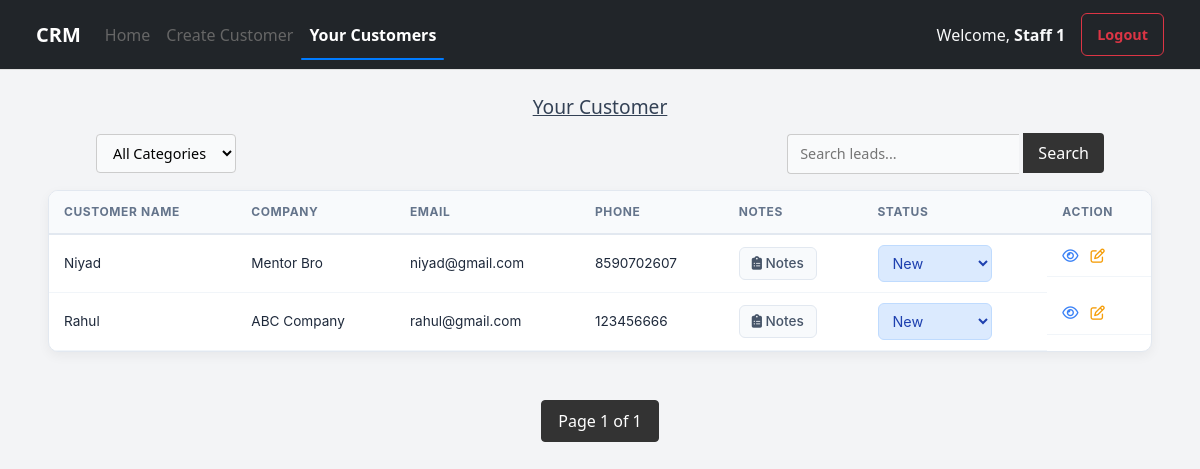
Page /customer-list/ (signed in) on the committed database.
### crm/models.py (models this page shows, shortened)
class Customer(models.Model):
    LEAD_STATUS = [
        ('new', 'New'),
        ('contacted', 'Contacted'),
        ('follow_up', 'Follow Up'),
        ('converted', 'Converted'),
        ('lost', 'Lost'),
    ]
    name =  models.CharField(max_length=100)
    email = models.EmailField(unique=True)
    phone = models.IntegerField()
    company = models.CharField(max_length=100, blank=True)
    lead_status = models.CharField(max_length=20, choices=LEAD_STATUS, default='new')
    favorite_category = models.CharField(max_length=50,choices=CATEGORY_CHOICES)
    assigned_user = models.ForeignKey(User, on_delete=models.CASCADE, related_name='customers',blank=True,null=True)
    created_at = models.DateTimeField(auto_now_add=True)

### crm/views.py (the view, shortened to what this page needs)
# urls.py: path('customer-list/',customer_list,name="customer-list"),
@login_required
def customer_list(request):
    if not request.user.is_active:
        return redirect('login')
    if request.user.is_superuser:
        customers = Customer.objects.all()
        items_per_page = 7
    else:
        customers = Customer.objects.filter(assigned_user=request.user)
        items_per_page = 6
    status_value = request.GET.get('status', 'all_category')
    customer_filter = request.GET.get('customer_filter', 'all')
    search_q = request.GET.get('q', '')
    if search_q:
        customers = customers.filter(Q(name__icontains=search_q) | Q(company__icontains=search_q))
    if customer_filter == 'assigned':
        customers = customers.filter(assigned_user__isnull=False)
    elif customer_filter == 'unassigned':
        customers = customers.filter(assigned_user__isnull=True)
    if status_value in ['new', 'contacted', 'follow_up', 'converted', 'lost']:
        customers = customers.filter(lead_status=status_value)
    paginator = Paginator(customers,items_per_page)
    page_number = request.GET.get('page')
    page_obj = paginator.get_page(page_number)
    return render(request,'customer_list.html',{'customer_list':page_obj,'active_filter':customer_filter,'active_status_value':status_value,'search_q':search_q})

### templates/customer_list.html (shortened to what this page needs)
{% extends 'base.html' %}
{% block navbar %}
    {% include 'navbar.html' %}
{% endblock navbar %}
{% block content %}
    {% if user.is_superuser or user.is_active %}
        <h3 class="dashboard-title">
            {% if user.is_superuser %}
                All Customer
            {% else %}
                Your Customer
            {% endif %}
        </h3>
        <div class="{% if user.super_user %} filter-toolbar {% else %} filter-toolbar2 {% endif %}">
            <div class="toolbar-item">
                <form method="get" action="{% url 'customer-list' %}">
                    <select class="custom-select" name="status"  onchange="this.form.submit()">
                        <option value="all_category" {% if active_status_value == 'all_category' %}selected{% endif %}>All Categories</option>
                    </select>
                </form>
            </div>
            <div class="toolbar-item">
                <div class="search-container">
                    <form action="{% url 'customer-list' %}" method="get">
                        <input type="text" name="q" value="{{search_q}}" placeholder="Search leads..." class="search-input">
                        <button type="submit" class="search-btn">Search</button>
                    </form>
                </div>
            </div>
        </div>
    {% else %}
        <h3 class="dashboard-title"></h3>
    {% endif %}
    <div class="table-wrapper">
        <table>
            <thead>
                <tr>
                    <th>Customer Name</th>
                    <th>Company</th>
                    <th>Email</th>
                    {% if user.is_superuser %}
                        <th>Assigned User</th>
                    {% else %}
                        <th>Phone</th>
                    {% endif %}
                    <th>Notes</th>
                    <th>Status</th>
                    <th>Action</th>
                </tr>
            </thead>
            <tbody>
                {% if customer_list %}
                    {% for item in customer_list %}
                        <tr>
                            <td>{{item.name}}</td>
                            <td>{{item.company}}</td>
                            <td>{{item.email}}</td>
                            {% if not user.is_superuser %}
                                <td>{{item.phone}}</td>
                                <td>
                                    <button type="button"
                                            class="btn-notes"
                                            data-bs-toggle="modal"
                                            data-bs-target="#notesModal{{item.id}}">
                                        <i class="fa-solid fa-clipboard-list"></i> Notes
                                    </button>
                                </td>
                                <td>
                                    <form method="POST" action="{% url 'customer-list' %}?page={{customer_list.number}}&status={{active_status_value}}&customer_filter={{active_filter}}" class="status-form">
                                        <select name="new_status" onchange="this.form.submit()" class="status-select status-{{item.lead_status}}">
                                            {% for code, name in item.LEAD_STATUS %}
                                                <option value="{{ code }}" {% if item.lead_status == code %}selected{% endif %}>
                                                    {{ name }}
                                                </option>
                                            {% endfor %}
                                        </select>
                                    </form>
                                </td>
                            {% endif %}
                            <td class="action-group">
                                <button type="button" data-bs-toggle="modal" data-bs-target="#exampleModal{{item.id}}" class="action-btn btn-view" title="View Details">
                                    <i class="fa-regular fa-eye"></i>
                                </button>
                                <a href="{% url 'edit-customer' item.id %}" class="action-btn btn-edit" title="Edit Customer">
                                    <i class="fa-regular fa-pen-to-square"></i>
                                </a>
                            </td>
                        </tr>
                    {% endfor %}
                {% endif %}
            </tbody>
        </table>
    </div>
    <div class="pagination-container">
        <span class="page-link active">
            Page {{ customer_list.number }} of {{ customer_list.paginator.num_pages }}
        </span>
    </div>
{% endblock content %}

### templates/navbar.html (shortened to what this page needs)
{% block navbar %}
<nav class="navbar navbar-expand-lg navbar-dark bg-dark px-4">
    <div class="container-fluid">
        <a class="navbar-brand fw-bold" href="/">CRM</a>
        <div class="collapse navbar-collapse" id="navbarNav">
            <ul class="navbar-nav me-auto mb-2 mb-lg-0">
                <li class="nav-item">
                    <a class="nav-link {% if request.resolver_match.url_name == 'home' %}active{% endif %}" href="{% url 'home' %}">Home</a>
                </li>
                {% if user.is_active %}
                    <li class="nav-item"><a class="nav-link {% if request.resolver_match.url_name == 'create-customer' %}active{% endif %}" href="{% url 'create-customer' %}">Create Customer</a></li>
                    <li class="nav-item">
                        <a class="nav-link {% if request.resolver_match.url_name == 'customer-list' %}active{% endif %}" href="{% url 'customer-list' %}">
                            {% if user.is_superuser %}All Customers{% else %}Your Customers{% endif %}
                        </a>
                    </li>
                {% endif %}
            </ul>
            <div class="d-flex align-items-center">
                {% if user.is_authenticated %}
                    <span class="navbar-text me-3 text-light">
                        Welcome, <strong>{{ user.username }}</strong>
                    </span>
                    <form action="{% url 'logout' %}" method="post" class="m-0">
                        <button type="submit" class="btn btn-outline-danger btn-sm">Logout</button>
                    </form>
                {% else %}
                    <a href="{% url 'login' %}" class="btn btn-primary btn-sm">Login</a>
                {% endif %}
            </div>
        </div>
    </div>
</nav>
{% endblock navbar %}

### static/css/navbar.css (style rules this page uses)
.navbar { background-color: #ffffff; border-bottom: 1px solid #e0e0e0; padding: 0.8rem 2rem; position: sticky; top: 0; z-index: 1000; }
.nav-link { text-decoration: none; color: #666; font-weight: 500; transition: color 0.3s; }
.nav-link.active { color: #007bff; font-weight: 700; position: relative; }
.nav-link.active::after { content: ''; position: absolute; bottom: -5px; left: 0; width: 100%; height: 2px; background-color: #007bff; border-radius: 2px; }

### static/css/requests.css (style rules this page uses)
body { background-color: #f3f4f6; }

### static/css/create_customer.css (style rules this page uses)
input, select { padding: 8px 10px; border: 1px solid #e5e7eb; border-radius: 6px; font-size: 0.9rem; background-color: #f9fafb; }
.btn { padding: 10px 15px; font-size: 0.9rem; border-radius: 6px; font-weight: 600; cursor: pointer; }

### static/css/home.css (style rules this page uses)
h3.dashboard-title { text-align: center; font-size: 1.2rem; color: #334155; padding-top: 25px; margin-bottom: 0px; width: 100%; text-decoration: underline; }

### static/css/customer_list.css (style rules this page uses)
.table-wrapper { background: #ffffff; border-radius: 10px; box-shadow: 0 4px 12px rgba(0, 0, 0, 0.05); overflow: hidden; border: 1px solid #e2e8f0; display: flex; flex-direction: column; margin: 3rem; margin-top: 1rem; }
table { width: 100%; border-collapse: collapse; text-align: left; font-family: 'Inter', sans-serif; }
thead { background-color: #f8fafc; position: sticky; top: 0; z-index: 10; }
th { padding: 12px 15px; font-size: 0.75rem; text-transform: uppercase; letter-spacing: 0.05em; color: #64748b; border-bottom: 2px solid #e2e8f0; }
td { padding: 10px 15px; font-size: 0.85rem; color: #1e293b; border-bottom: 1px solid #f1f5f9; white-space: nowrap; }
.status-new { background-color: #dbeafe; color: #1e40af; border: 1px solid #bfdbfe; }
.btn-view { color: #2563eb; text-decoration: none; font-weight: 600; font-size: 0.8rem; }
.action-group { display: flex; gap: 12px; align-items: center; }
.action-btn { font-size: 0.9rem; transition: all 0.2s ease; text-decoration: none; cursor: pointer; border: none; background: none; padding: 0; }
.btn-view { color: #3b82f6; }
.btn-edit { color: #f59e0b; }
.action-btn { position: relative; }
.filter-toolbar2 { display: flex; flex-direction: row; align-items: center; justify-content: space-between; gap: 20px; padding: 15px; padding-bottom: 0px; padding-right: 6rem; padding-left: 6rem; }
.toolbar-item { display: flex; align-items: center; }
.custom-select, .search-input { padding: 8px 12px; border: 1px solid #ccc; border-radius: 4px; }
.search-container { display: flex; }
.search-btn { padding: 8px 15px; background-color: #333; color: white; border: none; border-radius: 0 4px 4px 0; cursor: pointer; }
.search-input { border-radius: 4px 0 0 4px; border-right: none; }
.pagination-container { display: flex; justify-content: center; margin-top: 20px; gap: 10px; }
.page-link { padding: 8px 16px; text-decoration: none; color: #333; border: 1px solid #ccc; border-radius: 4px; }
.page-link.active { background-color: #333; color: white; border-color: #333; }
.btn-notes { background: #f8fafc; border: 1px solid #e2e8f0; color: #475569; padding: 5px 12px; border-radius: 6px; font-size: 0.85rem; font-weight: 500; transition: all 0.2s; }

### rows in the picture
Customer: name "Niyad", company "Mentor Bro", email "niyad@gmail.com", phone "8590702607", new_status "New"
Customer: name "Rahul", company "ABC Company", email "rahul@gmail.com", phone "123456666", new_status "New"

### other values in the picture
{{ user.username }} "Staff 1"
{{ customer_list.number }} "1"
{{ customer_list.paginator.num_pages }} "1"
